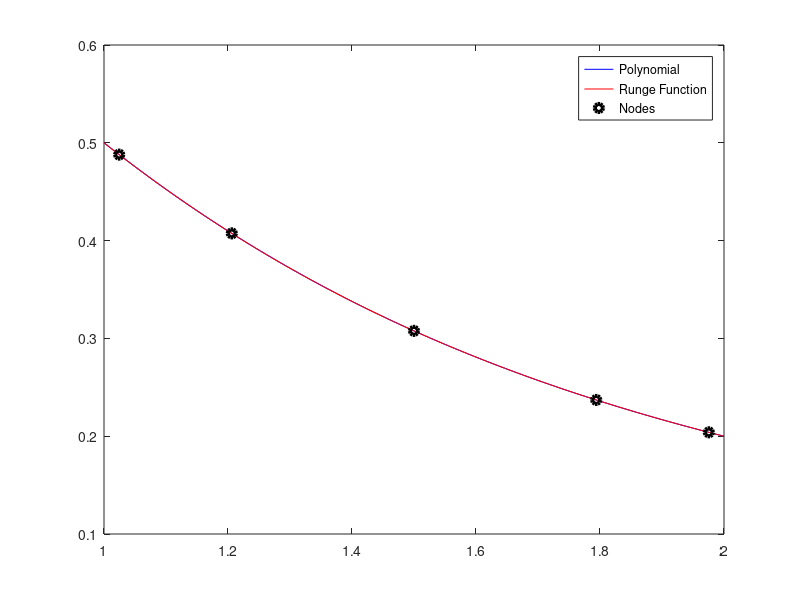

The MATLAB script that drew this image:
%% Chebyshev Nodes

%{
The Chebyshev nodes are important in approximation theory because 
they form a particularly good set of nodes for polynomial interpolation.
further informations: https://en.wikipedia.org/wiki/Chebyshev_nodes
%}

% Runge Function
f = @(x) 1./(1+x.^2);

% Setting up an interval could be [1, 2] or [-5, +5]
a = 1;
b = 2;
z = linspace(a,b);

% Evaluating the Runge Function in the interval [a, b]
fz = f(z);

ord = 5:5:20;

for n = 1:length(ord)

    % In the following portion of code, one can decide to use
    % either the Simple Equispaced nodes, therefore commenting the
    % vector x that follows and uncommenting the previous one

    % Simple Equispaced nodes
    % x = linspace(a, b, n+1);

    % Chebyshev nodes
    t = cos((2*(1:n+1)-1)*pi/(2*(n+1)));

    % Translating the nodes for out custom [a, b] interval
    x = (b-a)/2*t + (b+a)/2;

    % Evaluating the function in the chosen nodes
    y = f(x);

    % passing to polyfit the nodes x and the valuations y
    c = polyfit(x, y, n);
    p = polyval(c, z);

    % z, p is the polynomial
    % z, fz is the function to interpolate
    % x, y is the nodes in which the function gets interpolated
    plot(z, p, 'b', z, fz, 'r', x, y, 'ko', 'linewidth', 3)
    legend("Polynomial", "Runge Function", "Nodes")
    pause

end
